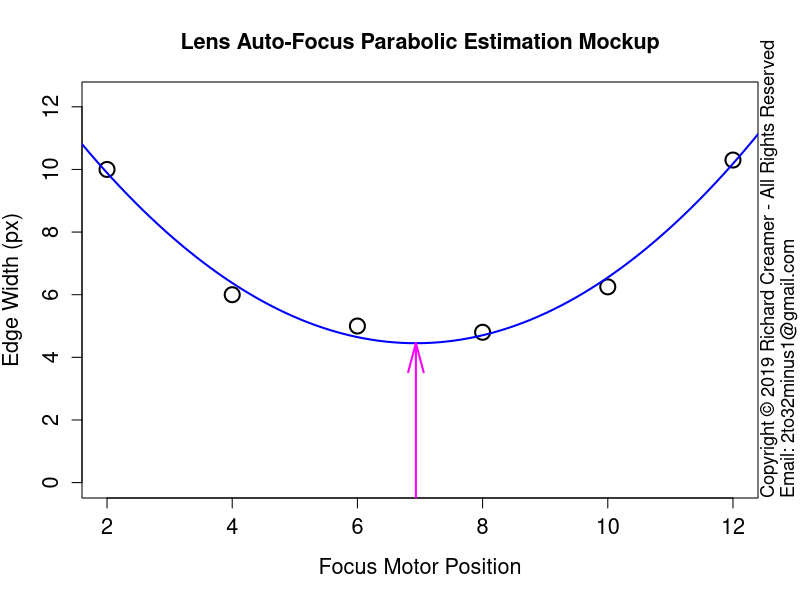

Write the R code that produced this figure.
##############################################################
### Copyright (c) Richard Creamer 2019 - All Rights Reserved
### Inquiries: email 2to32minus1@gmail.com
##############################################################

### Globals
fontScale = 1.2    # Global font size variable
lf        = 1.2    # Enlarge font of plot labels
verbose   = FALSE  # Verbose printing
lw        = 2      # Line width
xMargin   = 1      # X-axis margin for plots
yMargin   = 1      # Y-axis margin for plots
de        = 0.01   # Small constant for estimating derivatives numerically
smlPts    = 1      # Small  data point/circle
medPts    = 1.5    # Medium data point/circle
lrgPts    = 2.0    # Large  data point/circle

### Run this function to generate this plot
runFunc = function() {
	dw = 1000
	dh = 750	
	path = "D:/Code/R/LeastSquaresPlay/PlotsAndAssocCode/Plot33/"
	savePngVerbose( paste(path, "Plot33.png", sep=""), lensFocusMockup, w=900, h=600, un="px" )
}

# Mockup lens parabolic auto-focus parameter estimation
lensFocusMockup = function() {
	x = c( 2, 4, 6, 8, 10, 12 )
	y = c( 10, 6, 5, 4.8, 6.25, 10.3 )
	plotTitle = "Lens Auto-Focus Parabolic Estimation Mockup"
	plot( x, y, ylim=c(0, max(y)+2), main=plotTitle, ylab="Edge Width (px)", xlab="Focus Motor Position", cex.main=1.3, cex.axis=1.3, cex.lab=1.3, cex=2.0, lwd=2 )
	lmFit = lm( y ~ x + I(x^2) )
	coeff = lmFit$coefficients
	xPred = seq( x[1] - 1, x[length(x)] + 1, length=100 )
	yPred = evalPoly( xPred, coeff )
	lines( xPred, yPred, col="blue", lwd=lw )
	a = coeff[3]; b = coeff[2]; c = coeff[1]
	focusPointX = -b/(2*a)
	focusPointY = a * focusPointX^2 + b * focusPointX + c
	minY = gpl()$yLim[1]
	arrows( focusPointX, minY, focusPointX, focusPointY, col="magenta", lwd=lw, angle=15, length = 0.3 )
}

### Compute f(x) for a polynomial and a vector of x-coordinates
evalPoly = function( x, coeff ) {
	if ( length( coeff ) < 1 ) return( c(0) )  	
	termSum = 0
	for ( i in 1:length(coeff) ) {
		termSum = termSum + coeff[i] * x^(i-1)
	}
	return( termSum )
}

### Get Plot Limits : gpl()$xLim[1] --> left x-coord
gpl = function() {
	u = par( "usr" )
	return( list( xLim=u[1:2], yLim=u[3:4] ) )
}

### Save to PNG file, specify width and height
savePngVerbose = function( path, plotFunc, w=512, h=512, un="px", doCopyright=TRUE, ... ) {
	png( filename = path, type="cairo", units=un, width=w, height=h, pointsize=12, res=96 )
	plotFunc( ... )
	if ( doCopyright )
		addCopyright()
	dev.off()
}

### Add copyright notice to plot via text()
addCopyright = function() {
	mtext( "Copyright \uA9 2019 Richard Creamer - All Rights Reserved", side=4, line=0, adj=0, cex=1.1 )
	mtext( "Email: 2to32minus1@gmail.com", side=4, line=1, adj=0, cex=1.1 )
}

runFunc()
